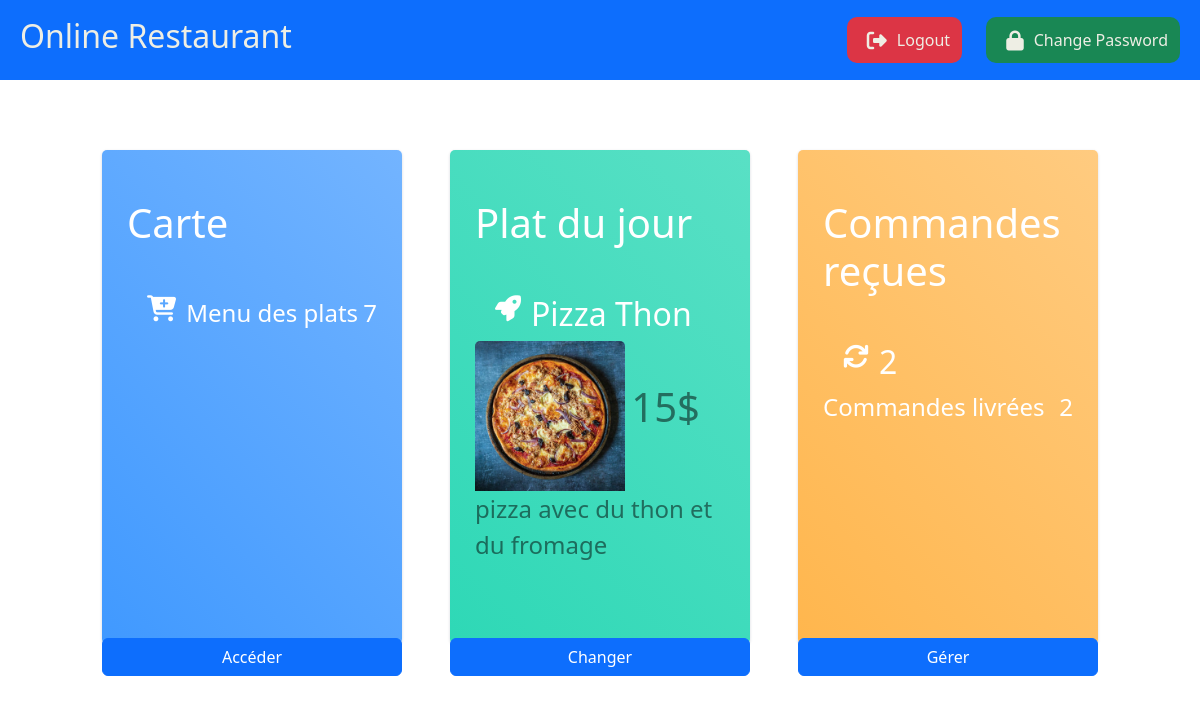
Screenshot of /adminPages/admin-dashboard.php (signed in) with the database file from the repository.
### tables this page shows
CREATE TABLE IF NOT EXISTS `plats` (
  `pid` int NOT NULL AUTO_INCREMENT,
  `pname` varchar(100) NOT NULL,
  `ptype` varchar(50) NOT NULL,
  `pdescription` varchar(100) DEFAULT NULL,
  `price` float NOT NULL,
  PRIMARY KEY (`pid`),
  UNIQUE KEY `pname` (`pname`)
);

### adminPages/admin-dashboard.php (the view, shortened to what this page needs)
<?php
require_once '../include/db-connect.php';
$result = $db->query("SELECT COUNT(*) as count FROM plats");
$row = $result->fetch_assoc();
$plats_count = $row["count"];
$res2 = $db->query('SELECT COUNT(*) as count FROM commandes');
$row2 = $res2->fetch_assoc();
$commandes_count = $row2["count"];
$res3 = $db->query("SELECT COUNT(*) as count FROM commandes WHERE statut = 'Livrée'");
$row3 = $res3->fetch_assoc();
$completed_commandes_count = $row3["count"];
$plat_du_jour_nom = "";
$plat_du_jour_price = "";
$plat_du_jour_desc = "";
$res4 = $db->query("SELECT * FROM plats WHERE ptype = 'plat du jour'");
if ($res4->num_rows > 0) {
    $row4 = $res4->fetch_assoc();
    $plat_du_jour_nom = $row4["pname"];
    $plat_du_jour_price = $row4["price"];
    $plat_du_jour_desc = $row4["pdescription"];
}
?>
<!doctype html>
<html lang="en">
<head>
    <link rel="stylesheet" href="https://stackpath.bootstrapcdn.com/font-awesome/4.7.0/css/font-awesome.min.css">
    <link href="https://cdn.jsdelivr.net/npm/bootstrap@5.3.0-alpha3/dist/css/bootstrap.min.css" rel="stylesheet">
    <link rel="stylesheet" href="https://cdnjs.cloudflare.com/ajax/libs/font-awesome/6.3.0/css/all.min.css" />
    <link rel="stylesheet" href="../Style/style2.css">
    <link rel="stylesheet" href="adminDashboardStyle.css">
</head>
<body>
    <div class="header sticky-top bg-primary">
        <h2 class="title">Online Restaurant</h2>
        <div>
            <a href="../login-register-Pages/logout.php" class="bg-danger"><i class="fa-solid fa-right-from-bracket fa-lg"></i>Logout</a>
            <a href="../login-register-Pages/change-password.php" class="bg-success"><i class="fa-solid fa-lock fa-lg"></i>Change Password</a>
        </div>
    </div>
    <div class="d-flex flex-row justify-content-center fs-4 flex-wrap column-gap-5">
        <div class="col-md-4 col-xl-3">
            <div class="card bg-c-blue order-card h-100">
                <div class="card-block">
                    <h1 class="m-b-20 mb-5 mt-4">Carte</h1>
                    <h2 class="text-right"><i class="fa fa-cart-plus f-left"></i><span></span></h2>
                    <p class="m-b-0">Menu des plats<span class="f-right"><?php echo $plats_count; ?></span></p>
                </div>
            </div>
            <a href="gestion-plats.php"><button class="btn btn-primary col-12">Accéder</button></a>
        </div>
        <div class="col-md-4 col-xl-3">
            <div class="card bg-c-green order-card h-100">
                <div class="card-block">
                    <h1 class="m-b-20 mb-5 mt-4">Plat du jour</h1>
                    <h2 class="text-right"><i class="fa fa-rocket f-left"></i><span><?php echo $plat_du_jour_nom ?></span></h2>
                    <div>
                        <img style="max-height: 150px; max-width: 150px;" class="card-img-top" src="../img/<?php echo $plat_du_jour_nom ?>.jpg" alt="<?php echo $plat_du_jour_nom ?>">
                        <span class="text-black-50 font-weight-bold fs-1"><?php echo $plat_du_jour_price ?>$</span>
                    </div>
                    <p class="m-b-0"><span class="f-right text-black-50 font-weight-bold fs-4 mb-4"><?php echo $plat_du_jour_desc ?></span></p>
                </div>
            </div>
            <a href="plat-du-jour.php"><button class="btn btn-primary col-12">Changer</button></a>
        </div>
        <div class="col-md-4 col-xl-3">
            <div class="card bg-c-yellow order-card h-100">
                <div class="card-block">
                    <h1 class="m-b-20 mb-5 mt-4">Commandes reçues</h1>
                    <h2 class="text-right"><i class="fa fa-refresh f-left"></i><span><?php echo $commandes_count; ?></span></h2>
                    <p class="m-b-0">Commandes livrées<span class="f-right"><?php echo $completed_commandes_count; ?></span></p>
                </div>
            </div>
            <a href="gestion-commandes.php"><button class="btn btn-primary col-12">Gérer</button></a>
        </div>
    </div>
</body>
</html>

### Style/style2.css (style rules this page uses)
.header { height:80px; display: flex; align-items: center; color: #eeeee4; justify-content: space-between; padding-left: 20px; padding-right: 20px; margin-bottom: 70px; }
i { margin-right: 10px; margin-left: 20px; }
.header > div > a { background-color: black; padding: 12px; padding-left: 0px; color: #eeeee4; border-radius: 10px; border: 0; margin-left: 20px; text-decoration: none; }

### adminPages/adminDashboardStyle.css (style rules this page uses)
body { padding-bottom: 100px; }
.order-card { color: #fff; }
.bg-c-blue { background: linear-gradient(45deg,#4099ff,#73b4ff); }
.bg-c-green { background: linear-gradient(45deg,#2ed8b6,#59e0c5); }
.bg-c-yellow { background: linear-gradient(45deg,#FFB64D,#ffcb80); }
.card { border-radius: 5px; -webkit-box-shadow: 0 1px 2.94px 0.06px rgba(4,26,55,0.16); box-shadow: 0 1px 2.94px 0.06px rgba(4,26,55,0.16); border: none; margin-bottom: 30px; -webkit-transition: all 0.3s ease-in-out; transition: all 0.3s ease-in-out; }
.card .card-block { padding: 25px; }
.order-card i { font-size: 26px; }
.f-left { float: left; }
.f-right { float: right; }
.order-card { margin-bottom: -8px; z-index: -1; }

### rows the page displays
plats: pname "Pizza Thon", pname (picture), price "15", pdescription "pizza avec du thon et du fromage"

### other values shown
$plats_count "7"
$commandes_count "2"
$completed_commandes_count "2"
